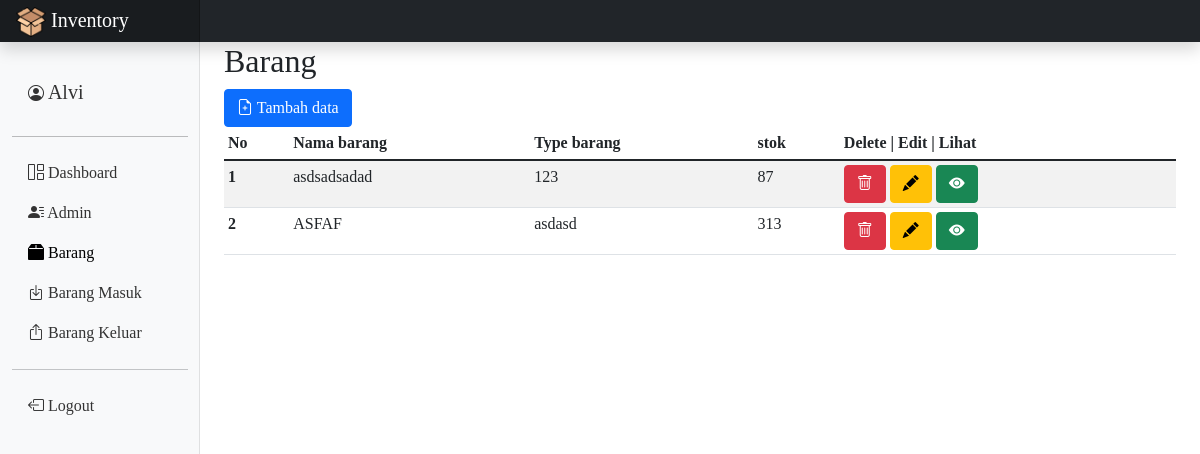
Page /inventory/barang/index.php (signed in) on the committed database.
### tables this page shows
CREATE TABLE `barang` (
  `id_barang` int(30) NOT NULL,
  `nama_barang` varchar(255) NOT NULL,
  `type_barang` varchar(255) NOT NULL,
  `stok` int(255) NOT NULL
);

### inventory/barang/session.php (called while the page is built, shortened)
<?php
require "../koneksi.php";
$username = $_SESSION['username'];
$querySession = mysqli_query($koneksi, "SELECT * FROM admin where username='$username'");
$rowSession = mysqli_fetch_array($querySession);
?>

### inventory/barang/index.php (the view, shortened to what this page needs)
<?php include "sidebar.php" ?>
<h2>Barang</h2>
<a href="create.php" type="button" class="btn btn-primary"><i class="bi bi-file-earmark-plus"></i> Tambah data</a>
    <div class="table-responsive">
      <table class="table table-striped table-sm">
      <thead>
        <tr>
          <th scope="col">No</th>
          <th scope="col">Nama barang</th>
          <th scope="col">Type barang</th>
          <th scope="col">stok</th>
          <th scope="col" class="center">Delete | Edit | Lihat</th>
        </tr>
      </thead>
      <tbody>
          <?php
          $query=mysqli_query ($koneksi,"SELECT * FROM barang order by id_barang");
          $no=1;
          while($r= mysqli_fetch_array($query)){
            echo"<tr>
            <th scope='row'>$no</th>
            <td>$r[nama_barang]</td>
            <td>$r[type_barang]</td>
            <td>$r[stok]</td>
            <td>
            <a href='delete.php?id_barang=$r[id_barang]' button type='button' class='btn btn-danger' onclick='return confirm('Are You Sure?')'><i class='bi bi-trash'></i></a>
            <a href='edit.php?id_barang=$r[id_barang]'button type='button' class='btn btn-warning'><i class='bi bi-pencil-fill'></i></a>
            <a href='lihat.php?id_barang=$r[id_barang]'button type='button' class='btn btn-success'><i class='bi bi-eye-fill'></i></a>
            </td>
          </tr>";
          $no++;
          }
        ?>
      </tbody>
      </table>
    </div>
    </main>
  </div>
</div>
  </body>
</html>

### inventory/barang/sidebar.php (shortened to what this page needs)
<?php
include "../koneksi.php";
require "session.php";
?>
<!doctype html>
<html lang="en">
  <head>
    <link rel="stylesheet" href="../css/styles/style.css">
    <link href="https://cdn.jsdelivr.net/npm/bootstrap@5.1.3/dist/css/bootstrap.min.css" rel="stylesheet">
    <link rel="stylesheet" href="https://cdn.jsdelivr.net/npm/bootstrap-icons@1.8.1/font/bootstrap-icons.css">
  </head>
  <body>
  <header class="navbar navbar-dark sticky-top bg-dark flex-md-nowrap p-0 shadow">
    <a class="navbar-brand col-md-3 col-lg-2 me-0 px-3" href="#"><img src="../css/img/logo.png" style="height: 30px; width: 30px;"> Inventory</a>
  </header>
  <div class="container-fluid">
    <div class="row">
      <nav id="sidebarMenu" class="col-md-3 col-lg-2 d-md-block bg-light sidebar collapse">
      <div class="position-sticky pt-3">
          <ul class="nav flex-column mt-2">
          <li class="nav-item">
          <a class="nav-link" href="../admin/profile.php" >
                <h5><i class="bi bi-person-circle"></i> <?php echo $rowSession['nama_admin'] ?></h5>
              </a>
            </li>
          </ul>
          <hr style="color: black;">
          <ul class="nav flex-column">
            <li class="nav-item">
              <a class="nav-link" aria-current="page" href="../home.php">
                <i class="bi bi-grid-1x2"></i> Dashboard
              </a>
            </li>
            <li class="nav-item">
              <a class="nav-link" href="../admin/index.php">
                <i class="bi bi-person-lines-fill"></i> Admin
              </a>
            </li>
            <li class="nav-item">
              <a class="nav-link active" href="index.php">
              <i class="bi bi-box2-fill"></i> Barang
              </a>
            </li>
            <li class="nav-item">
              <a class="nav-link" href="../barang_masuk/index.php">
              <i class="bi bi-box-arrow-in-down"></i> Barang Masuk
              </a>
            </li>
            <li class="nav-item">
              <a class="nav-link" href="../barang_keluar/index.php">
              <i class="bi bi-box-arrow-up"></i> Barang Keluar
              </a>
            </li>
            <hr>
            <li class="nav-item">
              <a class="nav-link" href="../logout.php">
              <i class="bi bi-box-arrow-left"></i> Logout
              </a>
            </li>
          </ul>
        </div>
      </nav>
      <main class="col-md-9 ms-sm-auto col-lg-10 px-md-4">

### inventory/css/styles/style.css (style rules this page uses)
* { font-family: Garamound; font-size: medium; }
body { font-size: 0.875rem; }
.sidebar { position: fixed; top: 0; bottom: 0; left: 0; z-index: 100; padding: 48px 0 0; box-shadow: inset -1px 0 0 rgba(0, 0, 0, 0.1); }
.nav-item a { position: relative; font-weight: 500; color: #333; }
.nav-item a:after { content: ""; position: absolute; bottom: 0; left: 0; width: 0%; border-bottom: 1px solid black; transition: 0.4s; }
.sidebar .nav-link.active { color: black; }
.navbar-brand { padding-top: 0.75rem; padding-bottom: 0.75rem; font-size: 1rem; background-color: rgba(0, 0, 0, 0.25); box-shadow: inset -1px 0 0 rgba(0, 0, 0, 0.25); }

### rows in the picture
barang: nama_barang "asdsadsadad", type_barang "123", stok "87"
barang: nama_barang "ASFAF", type_barang "asdasd", stok "313"

### other values in the picture
$rowSession['nama_admin'] "Alvi"
